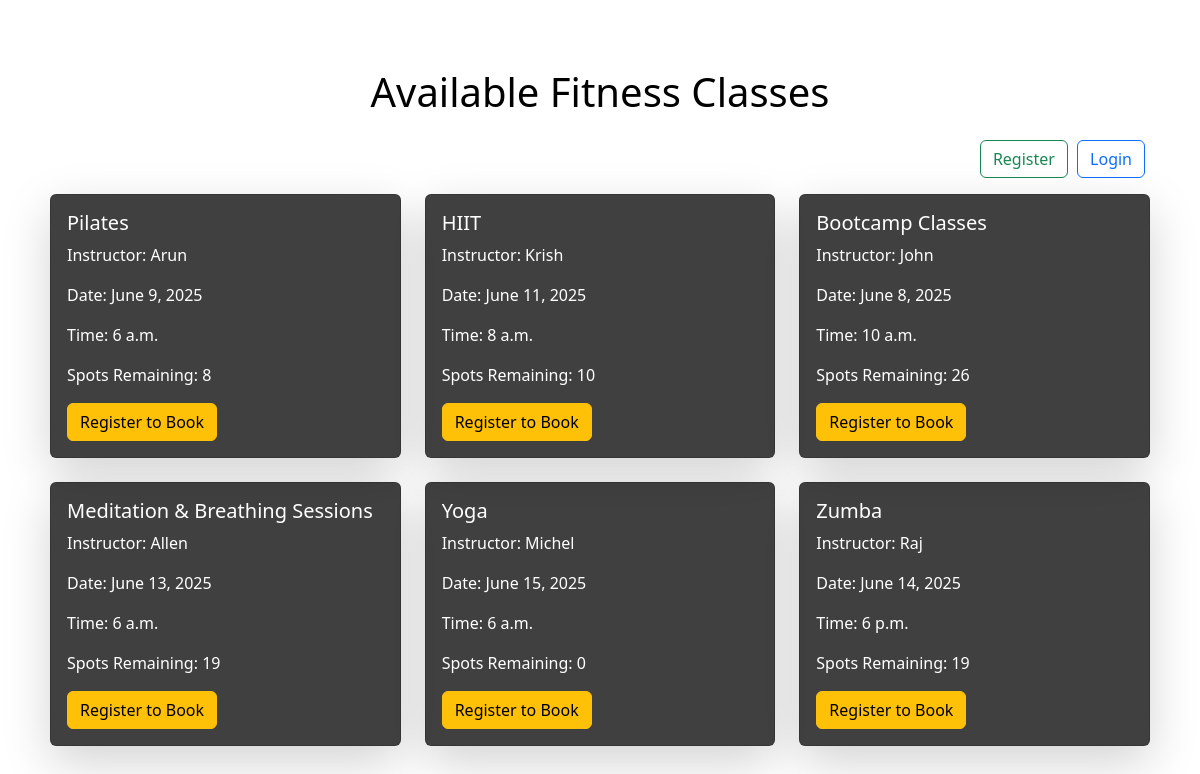
The page / on the database its author committed.
### Booking_App/models.py (models this page shows, shortened)
class FitnessClass(models.Model):
    class_type = models.ForeignKey(ClassType, on_delete=models.CASCADE)
    instructor = models.CharField(max_length=100)
    date = models.DateField()
    time = models.TimeField()
    capacity = models.PositiveIntegerField()
    def spots_remaining(self):
        return self.capacity - self.booking_set.count()

class ClassType(models.Model):
    name = models.CharField(max_length=100)

### Booking_App/views.py (the view)
# urls.py: 2. Add a URL to urlpatterns:  path('', Home.as_view(), name='home')
def Home(request):
    logger.info("Home page accessed")
    classes = FitnessClass.objects.all()
    return render(request, 'Home.html', {'classes': classes})

### Template/Home.html (shortened to what this page needs)
<!DOCTYPE html>
<html>
<head>
    <link rel="stylesheet" href="https://cdn.jsdelivr.net/npm/bootstrap@5.3.0/dist/css/bootstrap.min.css">
</head>
<body class="container mt-5">
    <h1 class="text-center mb-4">Available Fitness Classes</h1>
    {% if user.is_authenticated %}
    <p>Welcome, {{ user.username }} | <a href="{% url 'Logout' %}" class="btn btn-outline-danger">Logout</a></p>
    {% if user.is_staff %}
    <p class="text-end">
        <a href="/admin/" class="btn btn-outline-success">Admin</a>
    </p>
    {% endif %}
    {% else %}
        <p class="text-end">
            <a href="{% url 'Register' %}" class="btn btn-outline-success">Register</a>
            <a href="{% url 'Login' %}" class="btn btn-outline-primary">Login</a>
        </p>
    {% endif %}
    <div class="row">
        {% for class in classes %}
        <div class="col-md-4">
            <div class="card mb-4 shadow-lg">
                <div class="card-body">
                    <h5 class="card-title">{{ class.class_type.name }}</h5>
                    <p class="card-text">Instructor: {{ class.instructor }}</p>
                    <p class="card-text">Date: {{ class.date }}</p>
                    <p class="card-text">Time: {{ class.time }}</p>
                    <p class="card-text">Spots Remaining: {{ class.spots_remaining }}</p>
                    {% if user.is_authenticated %}
                        <a href="{% url 'Book_class' class.id %}" class="btn btn-primary">Book Now</a>
                    {% else %}
                        <a href="{% url 'Register' %}" class="btn btn-warning">Register to Book</a>
                    {% endif %}
                </div>
            </div>
        </div>
        {% endfor %}
    </div>
</body>
</html>

### Template/Home.html (style rules this page uses)
body { background-image: url('https://images.unsplash.com/photo-1506744038136-46273834b3fb?auto=format&fit=crop&w=1470&q=80'); background-size: cover; background-repeat: no-repeat; background-attachment: fixed; background-position: center; color: black; }
.card { background-color: rgba(0, 0, 0, 0.75); color: white; }
.container { background-color: #ffffff; border-radius: 12px; padding: 20px; }
a.btn { margin-right: 5px; }

### rows shown on the page
FitnessClass: class_type.name "Pilates", instructor "Arun", date "June 9, 2025", time "6 a.m.", spots_remaining "8"
FitnessClass: class_type.name "HIIT", instructor "Krish", date "June 11, 2025", time "8 a.m.", spots_remaining "10"
FitnessClass: class_type.name "Bootcamp Classes", instructor "John", date "June 8, 2025", time "10 a.m.", spots_remaining "26"
FitnessClass: class_type.name "Meditation & Breathing Sessions", instructor "Allen", date "June 13, 2025", time "6 a.m.", spots_remaining "19"
FitnessClass: class_type.name "Yoga", instructor "Michel", date "June 15, 2025", time "6 a.m.", spots_remaining "0"
FitnessClass: class_type.name "Zumba", instructor "Raj", date "June 14, 2025", time "6 p.m.", spots_remaining "19"
